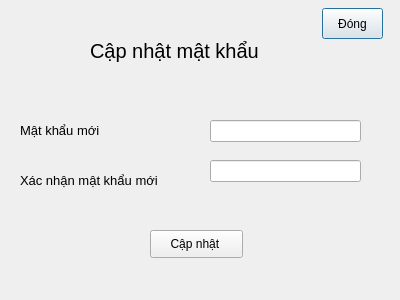
<?xml version="1.0" encoding="UTF-8"?>
<ui version="4.0">
 <class>popup_cap_nhap_mk</class>
 <widget class="QDialog" name="popup_cap_nhap_mk">
  <property name="geometry">
   <rect>
    <x>0</x>
    <y>0</y>
    <width>400</width>
    <height>300</height>
   </rect>
  </property>
  <property name="windowTitle">
   <string>Dialog</string>
  </property>
  <widget class="QLabel" name="label">
   <property name="geometry">
    <rect>
     <x>90</x>
     <y>30</y>
     <width>251</width>
     <height>41</height>
    </rect>
   </property>
   <property name="font">
    <font>
     <pointsize>15</pointsize>
    </font>
   </property>
   <property name="text">
    <string>Cập nhật mật khẩu </string>
   </property>
  </widget>
  <widget class="QLabel" name="label_2">
   <property name="geometry">
    <rect>
     <x>20</x>
     <y>120</y>
     <width>111</width>
     <height>21</height>
    </rect>
   </property>
   <property name="font">
    <font>
     <pointsize>10</pointsize>
    </font>
   </property>
   <property name="text">
    <string>Mật khẩu mới </string>
   </property>
  </widget>
  <widget class="QLabel" name="label_3">
   <property name="geometry">
    <rect>
     <x>20</x>
     <y>170</y>
     <width>181</width>
     <height>21</height>
    </rect>
   </property>
   <property name="font">
    <font>
     <pointsize>10</pointsize>
    </font>
   </property>
   <property name="text">
    <string>Xác nhận mật khẩu mới </string>
   </property>
  </widget>
  <widget class="QPushButton" name="pushButton_dong">
   <property name="geometry">
    <rect>
     <x>322</x>
     <y>8</y>
     <width>61</width>
     <height>31</height>
    </rect>
   </property>
   <property name="text">
    <string>Đóng</string>
   </property>
  </widget>
  <widget class="QPushButton" name="pushButton_cap_nhat">
   <property name="geometry">
    <rect>
     <x>150</x>
     <y>230</y>
     <width>93</width>
     <height>28</height>
    </rect>
   </property>
   <property name="text">
    <string>Cập nhật </string>
   </property>
  </widget>
  <widget class="QLineEdit" name="lineEdit_mk_moi">
   <property name="geometry">
    <rect>
     <x>210</x>
     <y>120</y>
     <width>151</width>
     <height>22</height>
    </rect>
   </property>
  </widget>
  <widget class="QLineEdit" name="lineEdit_xac_nhan_mk_moi">
   <property name="geometry">
    <rect>
     <x>210</x>
     <y>160</y>
     <width>151</width>
     <height>22</height>
    </rect>
   </property>
  </widget>
 </widget>
 <resources/>
 <connections/>
</ui>
